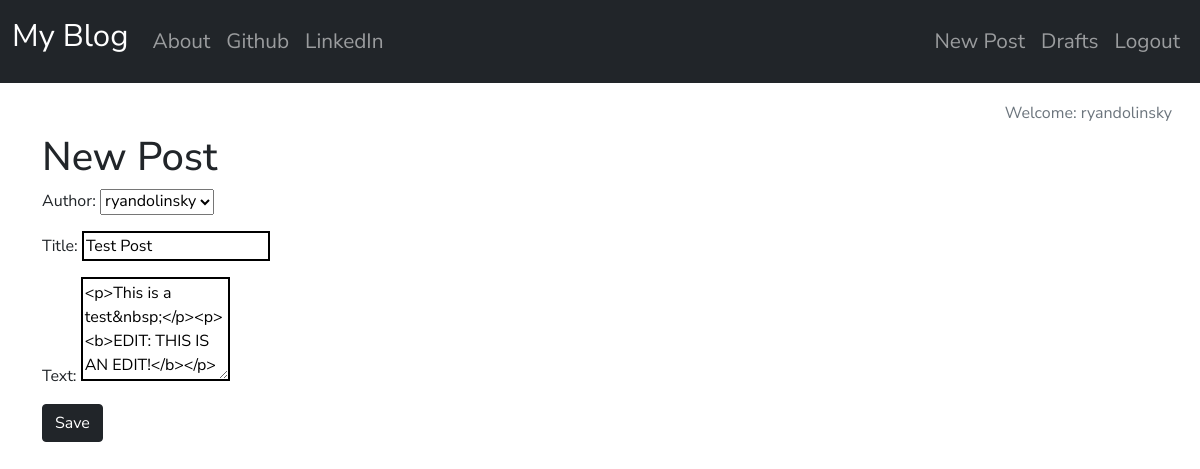
Page /post/2/edit (signed in) on the committed database.
### blog/models.py (models this page shows, shortened)
class Post(models.Model):
    author = models.ForeignKey('auth.User', on_delete=models.CASCADE)
    title = models.CharField(max_length=200)
    text = models.TextField()
    create_date = models.DateTimeField(default=timezone.now)
    published_date = models.DateTimeField(blank=True, null=True)

### blog/views.py (the view)
# urls.py: path('post/<int:pk>/edit', views.PostUpdateView.as_view(), name='post_edit'),
class PostUpdateView(LoginRequiredMixin, UpdateView):
    login_url = '/login/'
    redirect_field_name = 'blog/post_detail.html'
    form_class = PostForm
    model = Post

### blog/forms.py
class PostForm(forms.ModelForm):
    class Meta():
        model = Post
        fields = ('author', 'title', 'text')
        widgets = {
            'title': forms.TextInput(attrs={'class': 'textinputclass'}),
            'text': forms.Textarea(attrs={'class': 'textinputclass editable medium-editor-textarea postcontent', 'rows': 4, 'cols': 15}),
        }

### blog/templates/blog/post_form.html (shortened to what this page needs)
{% extends 'base.html' %}
{% block Content %}
    <h1>New Post</h1>
    <form class="post-form" method="POST">
        {{form.as_p}}
        <button type="submit" class="save btn btn-dark">Save</button>
    </form>
{% endblock %}

### blog/templates/blog/base.html (shortened to what this page needs)
<!DOCTYPE html>
{% load static %}
<html lang="en" dir="ltr">
    <head>
        <link href="https://cdn.jsdelivr.net/npm/bootstrap@5.0.0-beta2/dist/css/bootstrap.min.css" rel="stylesheet">
        <link rel="stylesheet" href="//cdn.jsdelivr.net/npm/medium-editor@latest/dist/css/medium-editor.min.css" type="text/css" media="screen" charset="utf-8">
        <link rel="stylesheet" href="{% static 'css/blog.css' %}">
    </head>
    <body>
        <nav class="navbar navbar-expand-lg navbar-dark bg-dark techfont">
          <div class="container-fluid">
            <a class="navbar-brand bigbrand" href="{% url 'post_list' %}">My Blog</a>
            <div class="collapse navbar-collapse" id="navbarNav">
              <ul class="navbar-nav">
                <li class="nav-item">
                  <a class="nav-link" href="{% url 'about' %}">About</a>
                </li>
                <li class="nav-item">
                  <a class="nav-link" href="https://github.com/ryandol1" target="_blank">Github</a>
                </li>
                <li class="nav-item">
                  <a class="nav-link" href="https://www.linkedin.com/in/ryan-dolinsky/" target="_blank">LinkedIn</a>
                </li>
              </ul>
              <ul class="navbar-nav ms-auto">
                  {% if user.is_authenticated %}
                  <li class="nav-item">
                    <a class="nav-link" href="{% url 'post_new' %}">New Post</a>
                  </li>
                  <li class="nav-item">
                    <a class="nav-link" href="{% url 'post_draft_list' %}">Drafts</a>
                  </li>
                  <li class="nav-item">
                    <a class="nav-link" href="{% url 'logout' %}">Logout</a>
                  </li>
                  {% else %}
                  <li class="nav-item">
                    <a class="nav-link" href="{% url 'login' %}"> <img src="{% static 'images/login.png' %}" style="width:30px;height:30px;" alt=""> </a>
                  </li>
                  {% endif %}
              </ul>
            </div>
          </div>
        </nav>
{% if user.is_authenticated %}
            <div class="container-fluid">
              <ul class="nav justify-content-end">
                  <li class="nav-item">
                    <a class="nav-link disabled" style="font-size: 1em; vertical-align:bottom;">Welcome: {{ user.username }}</a>
                  </li>
              </ul>
            </div>
{% endif %}
        <div class="content container">
            <div class="row">
                <div class="col-md-8">
                    <div class="blog_posts">
                        {% block Content %}
                        {% endblock %}
                    </div>
                </div>
            </div>
        </div>
    </body>
</html>

### blog/static/css/blog.css (style rules this page uses)
body { font-family: 'Nunito Sans', sans-serif; }
.techfont { font-family: 'Nunito Sans', sans-serif; font-size: 1.3em; margin-bottom: 10px; font-color: #353536; }
.bigbrand { font-family: 'Nunito Sans', sans-serif; font-size: 1.5em; margin-bottom: 10px; font-color: #353536; }
.textinputclass { border: 2px solid black; }

### rows in the picture
Post: author "ryandolinsky", title "Test Post", text "<p>This is a test&nbsp;</p><p><b>EDIT: THIS IS AN EDIT!</b></p>"

### other values in the picture
{{ user.username }} "ryandolinsky"
